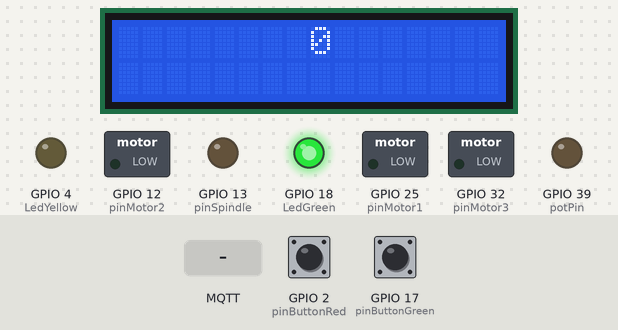
This sketch was run on a simulated ESP32. Parts: 16×2 character LCD, switched loads named in the sketch (green lamp = pin HIGH), output pins drawn as LEDs (lit = HIGH). Dashed ring = blinking. Inputs (shaded band) come from the test bench; at power-on: GPIO 17 (pinButtonGreen) HIGH, GPIO 2 (pinButtonRed) HIGH. WiFi joins after 1.5 s; servers stay silent unless stated; no MQTT or app messages arrive unless stated; what the sketch prints to the serial monitor is not drawn.

Above: at 3.4 s.
3.5 s: GPIO 17 (pinButtonGreen) pulled LOW for 0.15 s
At 4.2 s:
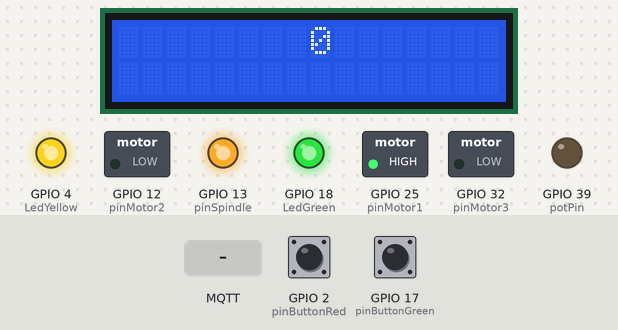
9.6 s: MQTT message "1" arrives on the first subscribed topic
At 10.3 s:
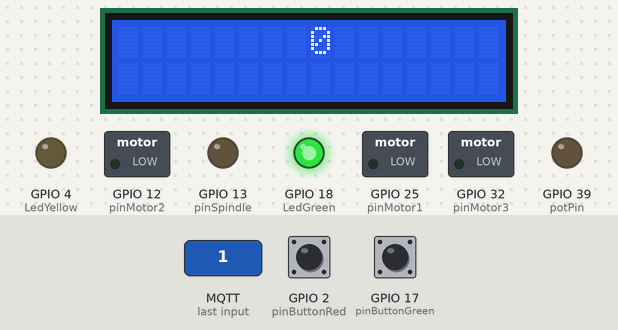
15.7 s: GPIO 17 (pinButtonGreen) pulled LOW for 3.2 s
At 15.82 s:
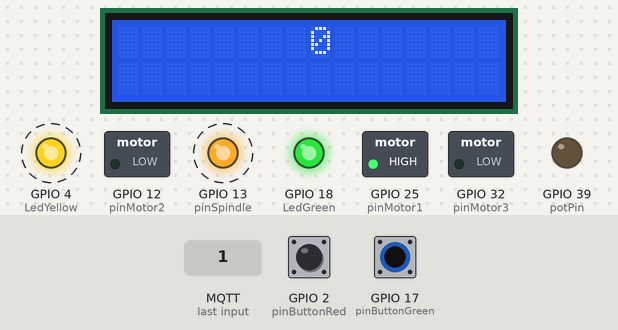
Timing chart, 0 to 20.5 s (numbered marks = the images above; inputs shaded):
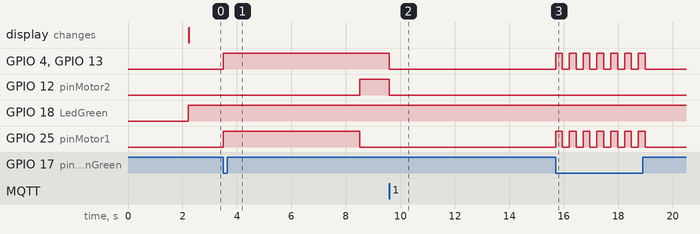

The sketch:

motors.ino
```cpp
#include <WiFi.h>
#include <MQTT.h>
#include <string.h>
//For lcd SDA is pin=D21 SCL =D22
#include <LiquidCrystal_I2C.h>
//vcc=5 volt and SDA=D21, SCL=D22
// set the LCD number of columns and rows
int lcdColumns = 16;
int lcdRows = 2;

// set LCD address, number of columns and rows
// if you don't know your display address, run an I2C scanner sketch
LiquidCrystal_I2C lcd(0x27, lcdColumns, lcdRows);

const int LedGreen = 18;
const int LedYellow = 4;
//const int LedSpindle = 4;
const int pinButtonRed =2;
const int pinButtonGreen =17;

const int pinMotor1 = 25;
const int pinMotor2 = 12;
const int pinMotor3 = 32;
const int pinSpindle = 13;


int st=0;
int cnt=0;
unsigned long timer1;
unsigned long timer2;
unsigned long timer3;

int physicalbuttonRed;
int physicalbuttonGreen;

const int potPin = 39;
const char ssid[] = "";  //Internet name
const char pass[] = "";  //Internet password
const char brokerAddress[] = ""; //Message Broker IP address


const char topicSub[] = "";  //TOpic to subscribe
const char topicPub[] = "";  //Topic to publish

String oldDataLDR;
String olddatatotal;
int unitybuttonRed;
int unitybuttonGreen;
String delimiter = "-";
String load;


WiFiClient net;
MQTTClient client;
IPAddress ip;


void connect() {
  Serial.print("Checking wifi networks");
  while (WiFi.status() != WL_CONNECTED) {
    Serial.print(".");
    delay(250);
  }
  Serial.println();
  ip = WiFi.localIP();
  Serial.print("Arduino IP address: ");
  Serial.println(ip);
  Serial.print("Connecting to Broker");
  while (!client.connect("tutorial", "default", "default")) {
    Serial.print(".");
    delay(100);
  }
  Serial.println("");
  Serial.println("Connected to broker");
  delay(500);
  client.subscribe(topicSub);
  delay(100);
}

void messageReceived(String &topicSub, String &payload) {
  //Serial.println(payload + " value comming from topic " + topicSub);

   //unity = atoi(payload.c_str());
   //Serial.println(unity);
   String load=payload;
   Serial.println(load);
   int n=load.length();
   // declaring character array
   char unitybuttonRedGreen[n+1];
  //copying the contents of the string to char array
   strcpy(unitybuttonRedGreen, load.c_str());
   //orrrrr char unitybuttonRedGreen[2] ={payload};
   char* token=strtok(unitybuttonRedGreen, "-");
   unitybuttonRed = atoi(token);
   Serial.println(unitybuttonRed);
   token=strtok(0,"-");
   unitybuttonGreen=atoi(token);
   Serial.println(unitybuttonGreen);

}

void setup() {
  Serial.begin(115200);
  WiFi.begin(ssid, pass);
  delay(500);
  client.begin(brokerAddress, net);
  client.onMessage(messageReceived);
  connect();
  pinMode(LedYellow, OUTPUT);
  pinMode(LedGreen, OUTPUT);
  //pinMode(LedSpindle, OUTPUT);
  pinMode(pinButtonRed, INPUT);
  pinMode(pinButtonGreen, INPUT);
  pinMode(potPin, OUTPUT);
  Serial.println("Welcome");
  pinMode(pinMotor1, OUTPUT);
  pinMode(pinMotor2, OUTPUT);
  pinMode(pinMotor3, OUTPUT);
  pinMode(pinSpindle, OUTPUT);

   // initialize LCD
  lcd.init();
  // turn on LCD backlight
  lcd.backlight();
}

void loop()
{
   client.loop();
   if (!client.connected()) {
     connect();
   }

    int physicalbuttonRed1 = digitalRead(pinButtonRed);
    if (physicalbuttonRed1==LOW)
    {
      physicalbuttonRed=HIGH;
    }
    else if(physicalbuttonRed1==HIGH)
    {
      physicalbuttonRed=LOW;
    }
    int physicalbuttonGreen1= digitalRead(pinButtonGreen);
    if (physicalbuttonGreen1==LOW)
    {
      physicalbuttonGreen=HIGH;
    }
    else if(physicalbuttonGreen1==HIGH)
    {
      physicalbuttonGreen=LOW;
    }

    //int conditionStart=(st==0) && (((physicalbuttonRed == HIGH)  && (physicalbuttonGreen ==LOW )|| (unitybuttonRed == 1 && unitybuttonGreen == 0)) ) ;
    int conditionStart=(st==0) && (((physicalbuttonRed == LOW)  && (physicalbuttonGreen ==HIGH )|| (unitybuttonRed == 0 && unitybuttonGreen == 1)) ) ;
    int conditionStop= ((physicalbuttonRed == HIGH)  && (physicalbuttonGreen == LOW))|| ((unitybuttonGreen == 0) && (unitybuttonRed == 1)) ;
    if( (conditionStart ) || ((st==4)&&(cnt<5)))
    {
      st=1;
      timer1 = millis();
      //Serial.println(millis()-timer1);
    }
     else if((st==1) && ((millis()-timer1)>5000))
    {
      st=2;
      timer2 = millis();
    }
     else if((st==2) && (millis()-timer2)>5000 )
    {
      st=3;
      timer3 = millis();
    }
    else if((st==3)  && (millis()-timer3)>5000)
    {
      st=4;
    }
     else if(((st==4) && (cnt>5))||(conditionStop))
    {
      st=0;
    }

    //LedGreen is always on to show the machine is ready to work
    if(st==0)
    {
      digitalWrite(pinMotor1, LOW);
      digitalWrite(pinMotor2, LOW);
      digitalWrite(pinMotor3, LOW);
      digitalWrite(pinSpindle, LOW);
      digitalWrite(LedYellow, LOW);
      //digitalWrite(LedSpindle, LOW);
      digitalWrite(LedGreen, HIGH);

      Serial.println(" state is 0");
  //    Serial.println(physicalbuttonRed);
  //    Serial.println(physicalbuttonGreen);

      cnt=0;
      lcd.clear();
      lcd.setCursor(8, 0);
      // print message
      lcd.print(cnt);
    }
    else if(st==1)
    {
      digitalWrite(pinMotor1, HIGH);
      digitalWrite(pinMotor2,LOW );
      digitalWrite(pinMotor3, LOW);
      digitalWrite(LedYellow, HIGH);
      digitalWrite(LedGreen, HIGH);
      digitalWrite(pinSpindle, HIGH);
      //digitalWrite(LedSpindle, HIGH);

      Serial.println(" state is 1");

    }
    else if(st==2)
    {
      digitalWrite(pinMotor1, LOW);
      digitalWrite(pinMotor2,HIGH );
      digitalWrite(pinMotor3, LOW);
      digitalWrite(LedYellow, HIGH);
      digitalWrite(LedGreen, HIGH);
      digitalWrite(pinSpindle, HIGH);
      //digitalWrite(LedSpindle, HIGH);

      Serial.println(" state is 2");

    }
    else if(st==3)
    {
      digitalWrite(pinMotor1, LOW);
      digitalWrite(pinMotor2,LOW );
      digitalWrite(pinMotor3, HIGH);
      digitalWrite(LedYellow, HIGH);
      digitalWrite(LedGreen, HIGH);
      digitalWrite(pinSpindle, HIGH);
      //digitalWrite(LedSpindle, HIGH);


      Serial.println(" state is 3");

    }
    else if(st==4)
    {
      digitalWrite(pinMotor1, LOW);
      digitalWrite(pinMotor2,LOW );
      digitalWrite(pinMotor3, LOW);
      digitalWrite(LedYellow, HIGH);
      digitalWrite(LedGreen, HIGH);
      //digitalWrite(LedSpindle, LOW);
      digitalWrite(pinSpindle, LOW);
      Serial.println(" state is 4");

      cnt++;
      lcd.clear();
      lcd.setCursor(8, 0);
      // print message
      lcd.print(cnt);
    }


    int valueYellowLed = digitalRead(LedYellow);
    String dataYellowLed = String(valueYellowLed);

    int valueGreenLed = digitalRead(LedGreen);
    String dataGreenLed = String(valueGreenLed);

//    int valueSpindleLed = digitalRead(LedSpindle);
//    String dataSpindleLed = String(valueSpindleLed);

   int valueSpindle = digitalRead(pinSpindle);
   String dataSpindle = String(valueSpindle);

    int valueMotor1 = digitalRead(pinMotor1);
    String dataMotor1 = String(valueMotor1);

    int valueMotor2 = digitalRead(pinMotor2);
    String dataMotor2 = String(valueMotor2);

    int valueMotor3 = digitalRead(pinMotor3);
    String dataMotor3 = String(valueMotor3);


    String dataButtonRed = String(physicalbuttonRed);
    String dataButtonGreen = String(physicalbuttonGreen);

    String datatotal =dataGreenLed + "-" +dataButtonRed + "-" + dataYellowLed + "-" + cnt+ "-" + dataButtonGreen+ "-"+ dataSpindle+ "-"+
    dataMotor1+ "-"+ dataMotor2 + "-" +dataMotor3;

    if (datatotal != olddatatotal) {
      client.publish(topicPub, datatotal);
      olddatatotal = datatotal;
      delay(250);
  }
}
```

Measured:
- after the input at 3.5 s, GPIO 4 (LedYellow), GPIO 13 (pinSpindle): LOW → HIGH at once; GPIO 12 (pinMotor2): LOW → HIGH after 5.0 s; GPIO 25 (pinMotor1): LOW → HIGH at once, → LOW 5.0 s later
- after the input at 9.6 s, GPIO 4 (LedYellow), GPIO 13 (pinSpindle): HIGH → LOW at once; GPIO 12 (pinMotor2): HIGH → LOW after 0.00 s instead of 3.9 s; GPIO 32 (pinMotor3): stays LOW (without the input it goes to HIGH after 3.9 s)
- after the input at 15.7 s, GPIO 4 (LedYellow), GPIO 13 (pinSpindle), GPIO 25 (pinMotor1): alternates HIGH for 0.25 s and LOW for 0.26 s, 14 changes in all, then stays LOW, starting at once
